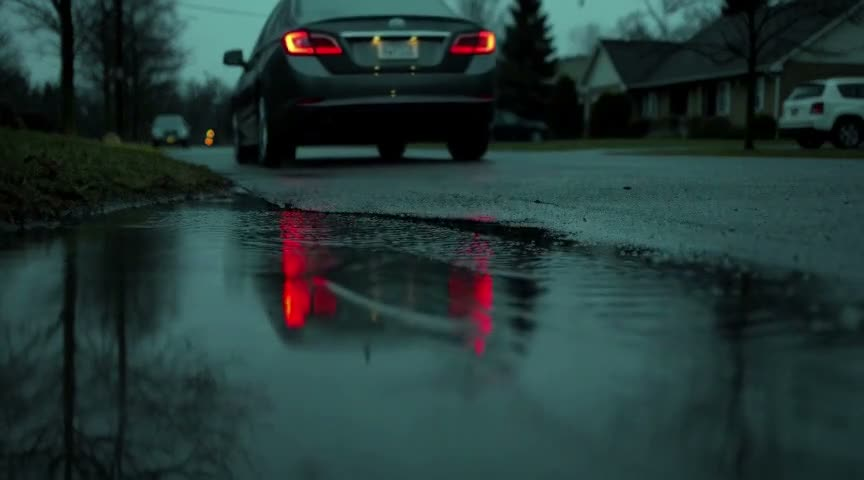
#> input picture 视频制作/comfyui-h3-5090/evidence/f10_src_1.6.jpg, 864 x 480 px
$ python -i fetch_assets.py   (imports and definitions only)
#> lines starting #> are read from the running program, lines starting #| are printed output that depends on the picture
#> further down, picture is the input picture: PIL image 864x480 RGB; mean R, G, B 35.1, 55.6, 54
#!/usr/bin/env python3
# -*- coding: utf-8 -*-
"""
第 03 期《AI 时代最贵的债，是判断力》素材抓取与背景底片生成
================================================================
阶段 1（stock）：Pexels API 搜索并下载 12-16 段 landscape B-roll → assets/stock/
阶段 2（backdrops）：从每段素材抽 7 帧，按清晰度/负空间评分选取 1-3 帧，
                     裁 9:16 → 2160x3840 电影感调色 → assets/backdrops/
                     同时输出 900x1600 预览 → assets/backdrops_preview/
阶段 3：写 assets/manifest.json（stock + backdrops 部分，textures 由 gen_textures.py 追加）

用法：
    source /app/vedio/china-aigc/keys.env
    python3 fetch_assets.py            # 全流程（已有文件自动跳过）
    python3 fetch_assets.py --force    # 强制重新下载/生成
    python3 fetch_assets.py --stage stock
    python3 fetch_assets.py --stage backdrops

依赖：ffmpeg/ffprobe（/home/admin/.local/bin），numpy，Pillow
"""
import os
import sys
import json
import math
import time
import hashlib
import subprocess
import argparse
import urllib.parse
import urllib.request
from concurrent.futures import ThreadPoolExecutor, as_completed

import numpy as np
from PIL import Image, ImageFilter

ROOT = "/app/vedio/ep03-judgment"
ASSETS = os.path.join(ROOT, "assets")
STOCK = os.path.join(ASSETS, "stock")
BACKDROPS = os.path.join(ASSETS, "backdrops")
PREVIEW = os.path.join(ASSETS, "backdrops_preview")
CACHE = "/tmp/ep03_assets_cache"
FRAMES = os.path.join(CACHE, "frames")
KEYS_ENV = "/app/vedio/china-aigc/keys.env"

FFMPEG = "/home/admin/.local/bin/ffmpeg"
FFPROBE = "/home/admin/.local/bin/ffprobe"

# 本机 6 GB cgroup：抽帧分析阶段每个线程都会拉起一个 ffmpeg，默认只允许 2 个并发。
# 2026-11-10 的 OOM 与此类并行峰值有关；可用 EP03_FFMPEG_JOBS 覆盖（1 为串行）。
FFMPEG_JOBS = max(1, int(os.environ.get("EP03_FFMPEG_JOBS", "2")))

KEY_NAMES = {
    "desk_night": "夜晚书桌",
    "laptop_night": "暗处笔记本冷光",
    "handwriting": "手写纸面",
    "pen_writing": "钢笔书写",
    "magnifier": "放大镜",
    "calculator": "计算器",
    "navigation": "手机导航",
    "city_night": "城市夜景",
    "old_books": "旧书档案",
    "paper_texture": "纸张质感",
    "signing": "签文件/盖章",
    "rain_window": "雨窗",
}

# 每个题材的英文搜索词（Pexels 以英文检索效果最好），命中即用，可多轮
THEME_QUERIES = {
    "desk_night": ["night desk lamp", "desk lamp dark room", "workspace night lamp"],
    "laptop_night": ["laptop screen dark room", "laptop glow night", "computer screen dark"],
    "handwriting": ["handwriting paper close up", "writing in notebook", "hand writing notes",
                    "writing notebook close up", "hand writing with pen", "calligraphy writing paper"],
    "pen_writing": ["fountain pen writing paper", "pen writing close up", "ink pen letter",
                    "fountain pen ink", "writing letter pen", "pen writing notebook close up"],
    "magnifier": ["magnifying glass document", "magnifying glass paper", "loupe documents"],
    "calculator": ["calculator close up", "calculator buttons", "accounting calculator desk"],
    "navigation": ["smartphone navigation map", "gps navigation phone", "car navigation screen"],
    "city_night": ["city night lights", "city skyline night", "night city street lights"],
    "old_books": ["old books library", "antique books archive", "vintage books shelf"],
    "paper_texture": ["paper texture close up", "stack of paper", "blank paper sheets"],
    "signing": ["signing document contract", "stamping document", "hand signing paper"],
    "rain_window": ["rain on window", "raindrops window glass night", "rain window night city"],
}

# 额外备选（若时间充裕且主题材不合适时使用）
EXTRA_THEMES = {}

# 人工精选素材（Pexels video id）：优先使用画质有保证的片段
CURATED = {
    "handwriting": [33350902, 6781562],   # 竖屏裁切用的手写特写（4K）
    "pen_writing": [7744350, 9388054],    # 钢笔书写特写（4K）
    "rain_window": [4065100, 3266040],
}

# 每个题材想要的股票素材数量 / 背景底片数量
STOCK_COUNT = {
    "desk_night": 2,
    "laptop_night": 2,
    "handwriting": 1,
    "pen_writing": 1,
    "magnifier": 1,
    "calculator": 1,
    "navigation": 1,
    "city_night": 1,
    "old_books": 1,
    "paper_texture": 1,
    "signing": 1,
    "rain_window": 1,
}
BACKDROP_COUNT = {
    "desk_night": 3,
    "laptop_night": 2,
    "handwriting": 2,
    "pen_writing": 2,
    "magnifier": 2,
    "calculator": 2,
    "navigation": 2,
    "city_night": 3,
    "old_books": 2,
    "paper_texture": 2,
    "signing": 2,
    "rain_window": 2,
}

# 题材 → 适合的镜头意图（写进 manifest，供 Lead 分镜取用）
USE_HINT = {
    "desk_night": "S1 夜晚书桌（开场/收束静坐）；也可做全片章节卡的暗底",
    "laptop_night": "S1/S2 屏幕冷光（答案生成、生成账单所依托的空间光）",
    "handwriting": "S2/S6 手写清单、三问便签；核验清单的书写动作",
    "pen_writing": "S4/S6 落笔、签字瞬间（关键判断落笔）",
    "magnifier": "S3 核验（放大镜靠近条款/来源）；S6 逐项核验",
    "calculator": "S2/S5 成本核算、生成账单旁的算账动作",
    "navigation": "S2 导航/方向感（判断被外包时的“跟着走”）",
    "city_night": "S5 历史纵深、城市夜间全景；情绪留白",
    "old_books": "S5 旧书/档案（历史参照、判断力谱系）",
    "paper_texture": "S2/S3 纸张特写（账单底、纸纤维质感）",
    "signing": "S6 核验盖章/签收（核验账单结清）",
    "rain_window": "S1/S4 情绪镜头（雨窗、思绪、迟疑）",
}

# ---------------------------------------------------------------- 基础工具


def log(msg):
    print(f"[{time.strftime('%H:%M:%S')}] {msg}", flush=True)


# [24 lines left out: functions load_key, http_json, not called in this run]


def run(cmd, timeout=600):
    p = subprocess.run(cmd, stdout=subprocess.PIPE, stderr=subprocess.PIPE, timeout=timeout)
    return p.returncode, p.stdout.decode("utf-8", "ignore"), p.stderr.decode("utf-8", "ignore")


# [41 lines left out: functions ffprobe_meta, search_cache, not called in this run]


MAX_WIDTH = {"rain_window": 1920, "pen_writing": 3000}  # 源站 4K 慢，取 1080p/1440p


# [110 lines left out: functions pick_file, video_candidates, download, extract_frames, not called in this run]


def smoothstep(e0, e1, x):
    t = np.clip((x - e0) / (e1 - e0 + 1e-9), 0.0, 1.0)
    return t * t * (3 - 2 * t)


# [38 lines left out: function frame_score, not called in this run]


def crop_9x16(im, focus_frac=None):
    """从横屏帧裁 9:16 竖条；focus_frac 为兴趣点水平位置(0-1)，默认按边缘能量找。"""
    W, H = im.size
#> W = 864; H = 480
    cw = max(2, round(H * 9 / 16))
#> cw = 270
    if focus_frac is None:
        g = np.asarray(im.convert("L").resize((360, max(1, round(360 * H / W)))), dtype=np.float32)
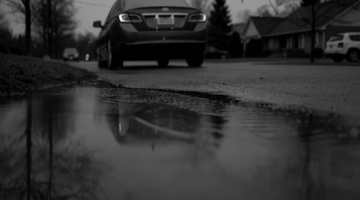
#> g: shape (200, 360) float32; min 0, max 244, mean 49.3
        e = np.abs(np.diff(g, axis=1)).mean(axis=0)
#> e = 359 values, max 11.34 at index 30, min 1 at index 335, mean 2.81
        ker = np.ones(21) / 21.0
        e = np.convolve(np.pad(e, 10, mode="edge"), ker, mode="valid")
#> e = 359 values, max 5 at index 32, min 1.41 at index 358, mean 2.8
        focus_frac = float((e * np.linspace(0, 1, len(e))).sum() / (e.sum() + 1e-9))
#> focus_frac = 0.442
    left = int(round(focus_frac * W - cw / 2))
#> left = 247
    left = max(0, min(W - cw, left))
    return im.crop((left, 0, left + cw, H))
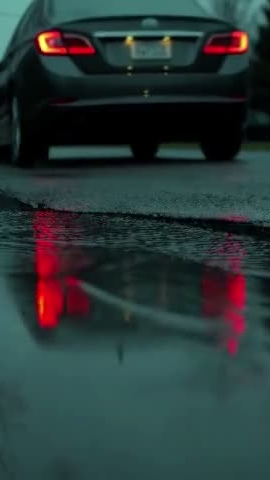
#> returned value: PIL image 270x480 RGB; mean R, G, B 41.5, 56.4, 56.5


# [423 lines left out: functions grade_to_backdrop, stage_stock, stage_backdrops, write_manifest, backfill_stock_sources, main, not called in this run]


# [2 lines not run here, left out]

>>> from PIL import Image
>>> picture = Image.open('../comfyui-h3-5090/evidence/f10_src_1.6.jpg')
>>> result = crop_9x16(picture)

$ run again, on 视频制作/comfyui-h3-5090/evidence/f11_0.05.jpg
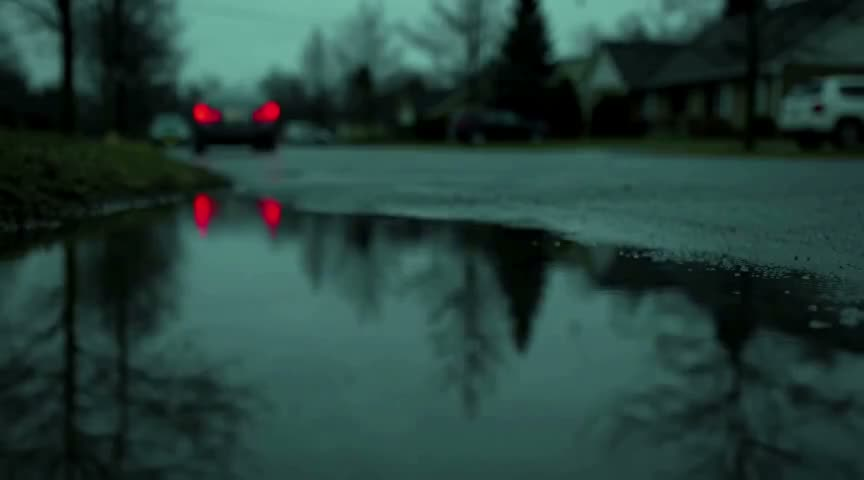
#> input picture 视频制作/comfyui-h3-5090/evidence/f11_0.05.jpg, 864 x 480 px
#> picture is the input picture: PIL image 864x480 RGB; mean R, G, B 37, 64.2, 58.4
#> in crop_9x16, `g = np.asarray(im.convert("L").resize((360, max(1, round(360 * H / W))..`:
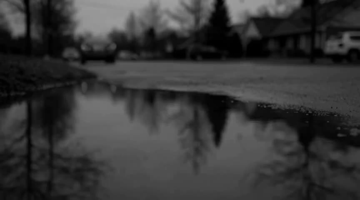
#> g: shape (200, 360) float32; min 0, max 161, mean 55.4
#> in crop_9x16, `e = np.abs(np.diff(g, axis=1)).mean(axis=0)`: e = 359 values, max 7.99 at index 26, min 0.69 at index 100, mean 2.1
#> in crop_9x16, `e = np.convolve(np.pad(e, 10, mode="edge"), ker, mode="valid")`: e = 359 values, max 3.96 at index 32, min 1.17 at index 98, mean 2.09
#> focus_frac = 0.472
#> left = 273
#> in crop_9x16, `return im.crop((left, 0, left + cw, H))`:
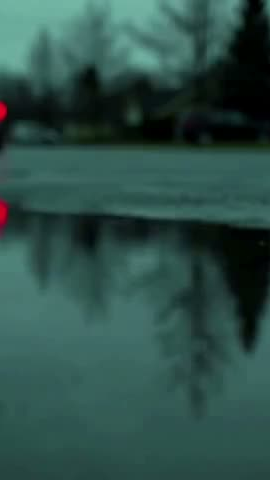
#> returned value: PIL image 270x480 RGB; mean R, G, B 45.3, 78.8, 72.5

$ run again, on 视频制作/comfyui-h3-5090/evidence/f1_0.4.jpg
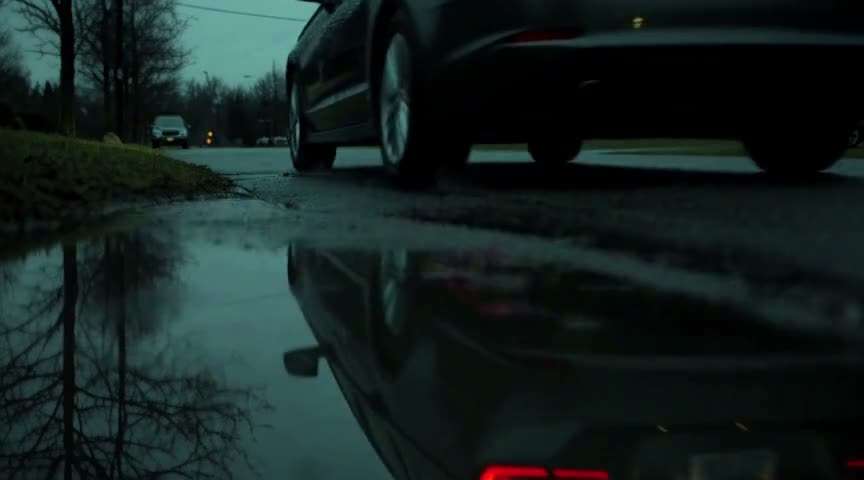
#> input picture 视频制作/comfyui-h3-5090/evidence/f1_0.4.jpg, 864 x 480 px
#> picture is the input picture: PIL image 864x480 RGB; mean R, G, B 20.4, 33.8, 32.1
#> in crop_9x16, `g = np.asarray(im.convert("L").resize((360, max(1, round(360 * H / W))..`:
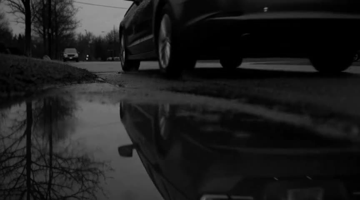
#> g: shape (200, 360) float32; min 0, max 154, mean 29.6
#> in crop_9x16, `e = np.abs(np.diff(g, axis=1)).mean(axis=0)`: e = 359 values, max 15.45 at index 30, min 0.115 at index 328, mean 2.49
#> in crop_9x16, `e = np.convolve(np.pad(e, 10, mode="edge"), ker, mode="valid")`: e = 359 values, max 6.94 at index 26, min 0.346 at index 334, mean 2.49
#> focus_frac = 0.291
#> left = 117
#> in crop_9x16, `return im.crop((left, 0, left + cw, H))`:
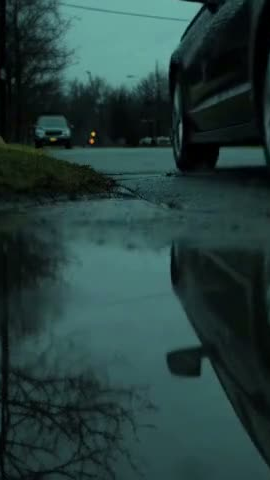
#> returned value: PIL image 270x480 RGB; mean R, G, B 36.7, 61.9, 59.7
